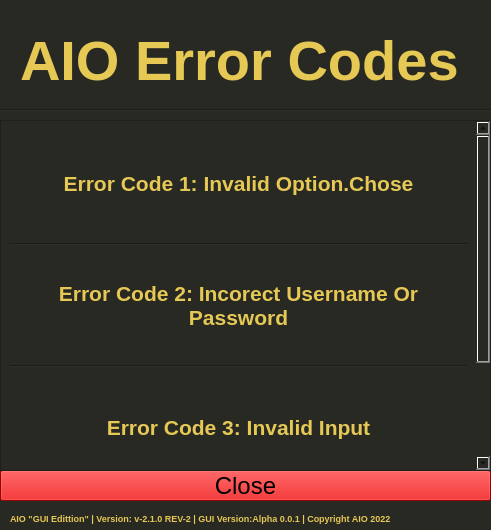
<?xml version="1.0" encoding="UTF-8"?>
<ui version="4.0">
 <class>Dialog</class>
 <widget class="QDialog" name="Dialog">
  <property name="geometry">
   <rect>
    <x>0</x>
    <y>0</y>
    <width>491</width>
    <height>530</height>
   </rect>
  </property>
  <property name="minimumSize">
   <size>
    <width>491</width>
    <height>530</height>
   </size>
  </property>
  <property name="maximumSize">
   <size>
    <width>491</width>
    <height>530</height>
   </size>
  </property>
  <property name="windowTitle">
   <string>AIO | Error Codes</string>
  </property>
  <property name="styleSheet">
   <string notr="true">background-color: rgb(40, 41, 35);</string>
  </property>
  <widget class="QLabel" name="label_3">
   <property name="geometry">
    <rect>
     <x>10</x>
     <y>510</y>
     <width>471</width>
     <height>16</height>
    </rect>
   </property>
   <property name="font">
    <font>
     <pointsize>7</pointsize>
     <weight>75</weight>
     <bold>true</bold>
    </font>
   </property>
   <property name="styleSheet">
    <string notr="true">color: rgb(230, 200, 85);</string>
   </property>
   <property name="text">
    <string>AIO &quot;GUI Edittion&quot; | Version: v-2.1.0 REV-2 | GUI Version:Alpha 0.0.1 | Copyright AIO 2022</string>
   </property>
   <property name="wordWrap">
    <bool>true</bool>
   </property>
  </widget>
  <widget class="QLabel" name="label">
   <property name="geometry">
    <rect>
     <x>20</x>
     <y>20</y>
     <width>451</width>
     <height>81</height>
    </rect>
   </property>
   <property name="font">
    <font>
     <pointsize>42</pointsize>
     <weight>75</weight>
     <bold>true</bold>
     <underline>false</underline>
    </font>
   </property>
   <property name="autoFillBackground">
    <bool>false</bool>
   </property>
   <property name="styleSheet">
    <string notr="true">color: rgb(230, 200, 85);</string>
   </property>
   <property name="text">
    <string>AIO Error Codes</string>
   </property>
  </widget>
  <widget class="QPushButton" name="Close">
   <property name="geometry">
    <rect>
     <x>0</x>
     <y>470</y>
     <width>491</width>
     <height>31</height>
    </rect>
   </property>
   <property name="font">
    <font>
     <pointsize>18</pointsize>
    </font>
   </property>
   <property name="styleSheet">
    <string notr="true">background-color: rgb(213, 0, 0);</string>
   </property>
   <property name="text">
    <string>Close</string>
   </property>
   <property name="autoDefault">
    <bool>false</bool>
   </property>
   <property name="default">
    <bool>false</bool>
   </property>
  </widget>
  <widget class="QScrollArea" name="scrollArea">
   <property name="geometry">
    <rect>
     <x>0</x>
     <y>120</y>
     <width>491</width>
     <height>351</height>
    </rect>
   </property>
   <property name="sizePolicy">
    <sizepolicy hsizetype="Preferred" vsizetype="Preferred">
     <horstretch>0</horstretch>
     <verstretch>0</verstretch>
    </sizepolicy>
   </property>
   <property name="styleSheet">
    <string notr="true">border-color: rgb(55, 255, 0);</string>
   </property>
   <property name="widgetResizable">
    <bool>true</bool>
   </property>
   <widget class="QWidget" name="scrollAreaWidgetContents">
    <property name="geometry">
     <rect>
      <x>0</x>
      <y>0</y>
      <width>472</width>
      <height>491</height>
     </rect>
    </property>
    <property name="minimumSize">
     <size>
      <width>0</width>
      <height>491</height>
     </size>
    </property>
    <property name="styleSheet">
     <string notr="true">QScrollBavertical{
	
	color: rgb(230, 200, 85);
	background-color: rgb(40, 41, 35);
}</string>
    </property>
    <layout class="QGridLayout" name="gridLayout">
     <item row="7" column="0">
      <widget class="QLabel" name="label_6">
       <property name="font">
        <font>
         <pointsize>16</pointsize>
         <weight>75</weight>
         <bold>true</bold>
        </font>
       </property>
       <property name="styleSheet">
        <string notr="true">color: rgb(230, 200, 85);</string>
       </property>
       <property name="text">
        <string>&lt;html&gt;&lt;head/&gt;&lt;body&gt;&lt;p align=&quot;center&quot;&gt;Blank&lt;/p&gt;&lt;/body&gt;&lt;/html&gt;</string>
       </property>
       <property name="wordWrap">
        <bool>true</bool>
       </property>
      </widget>
     </item>
     <item row="2" column="0">
      <widget class="Line" name="line_2">
       <property name="maximumSize">
        <size>
         <width>16777215</width>
         <height>16777215</height>
        </size>
       </property>
       <property name="styleSheet">
        <string notr="true">background-color: rgb(40, 41, 35);</string>
       </property>
       <property name="orientation">
        <enum>Qt::Horizontal</enum>
       </property>
      </widget>
     </item>
     <item row="5" column="0">
      <widget class="QLabel" name="label_5">
       <property name="font">
        <font>
         <pointsize>16</pointsize>
         <weight>75</weight>
         <bold>true</bold>
        </font>
       </property>
       <property name="styleSheet">
        <string notr="true">color: rgb(230, 200, 85);</string>
       </property>
       <property name="text">
        <string>&lt;html&gt;&lt;head/&gt;&lt;body&gt;&lt;p align=&quot;center&quot;&gt;Error Code 3: Invalid Input&lt;/p&gt;&lt;/body&gt;&lt;/html&gt;</string>
       </property>
       <property name="wordWrap">
        <bool>true</bool>
       </property>
      </widget>
     </item>
     <item row="0" column="0">
      <widget class="QLabel" name="label_2">
       <property name="font">
        <font>
         <pointsize>16</pointsize>
         <weight>75</weight>
         <bold>true</bold>
        </font>
       </property>
       <property name="styleSheet">
        <string notr="true">color: rgb(230, 200, 85);</string>
       </property>
       <property name="text">
        <string>&lt;html&gt;&lt;head/&gt;&lt;body&gt;&lt;p align=&quot;center&quot;&gt;Error Code 1: Invalid Option.Chose&lt;/p&gt;&lt;/body&gt;&lt;/html&gt;</string>
       </property>
       <property name="wordWrap">
        <bool>true</bool>
       </property>
      </widget>
     </item>
     <item row="6" column="0">
      <widget class="Line" name="line_3">
       <property name="maximumSize">
        <size>
         <width>16777215</width>
         <height>16777215</height>
        </size>
       </property>
       <property name="styleSheet">
        <string notr="true">background-color: rgb(40, 41, 35);</string>
       </property>
       <property name="orientation">
        <enum>Qt::Horizontal</enum>
       </property>
      </widget>
     </item>
     <item row="4" column="0">
      <widget class="Line" name="line_4">
       <property name="maximumSize">
        <size>
         <width>16777215</width>
         <height>16777215</height>
        </size>
       </property>
       <property name="styleSheet">
        <string notr="true">background-color: rgb(40, 41, 35);</string>
       </property>
       <property name="orientation">
        <enum>Qt::Horizontal</enum>
       </property>
      </widget>
     </item>
     <item row="3" column="0">
      <widget class="QLabel" name="label_4">
       <property name="font">
        <font>
         <pointsize>16</pointsize>
         <weight>75</weight>
         <bold>true</bold>
        </font>
       </property>
       <property name="styleSheet">
        <string notr="true">color: rgb(230, 200, 85);</string>
       </property>
       <property name="text">
        <string>&lt;html&gt;&lt;head/&gt;&lt;body&gt;&lt;p align=&quot;center&quot;&gt;Error Code 2: Incorect Username Or Password&lt;/p&gt;&lt;/body&gt;&lt;/html&gt;</string>
       </property>
       <property name="wordWrap">
        <bool>true</bool>
       </property>
      </widget>
     </item>
    </layout>
   </widget>
  </widget>
  <widget class="Line" name="line">
   <property name="geometry">
    <rect>
     <x>0</x>
     <y>100</y>
     <width>491</width>
     <height>20</height>
    </rect>
   </property>
   <property name="maximumSize">
    <size>
     <width>491</width>
     <height>150</height>
    </size>
   </property>
   <property name="styleSheet">
    <string notr="true">background-color: rgb(40, 41, 35);</string>
   </property>
   <property name="orientation">
    <enum>Qt::Horizontal</enum>
   </property>
  </widget>
 </widget>
 <resources/>
 <connections/>
</ui>
